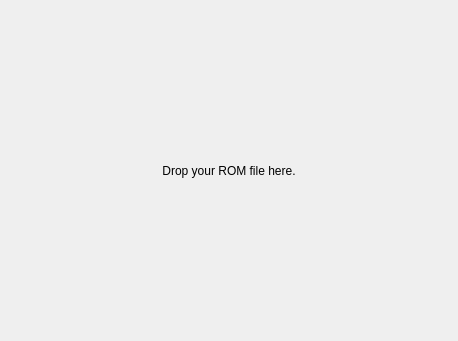
<?xml version="1.0" encoding="UTF-8"?>
<ui version="4.0">
 <class>ROMGlobalsWidget</class>
 <widget class="QWidget" name="ROMGlobalsWidget">
  <property name="geometry">
   <rect>
    <x>0</x>
    <y>0</y>
    <width>458</width>
    <height>341</height>
   </rect>
  </property>
  <property name="windowTitle">
   <string>Form</string>
  </property>
  <layout class="QGridLayout" name="gridLayout">
   <property name="leftMargin">
    <number>0</number>
   </property>
   <property name="topMargin">
    <number>0</number>
   </property>
   <property name="rightMargin">
    <number>0</number>
   </property>
   <property name="bottomMargin">
    <number>0</number>
   </property>
   <item row="0" column="0">
    <widget class="QStackedWidget" name="stackedWidget">
     <widget class="QWidget" name="page">
      <layout class="QGridLayout" name="gridLayout_2">
       <property name="leftMargin">
        <number>0</number>
       </property>
       <property name="topMargin">
        <number>0</number>
       </property>
       <property name="rightMargin">
        <number>0</number>
       </property>
       <property name="bottomMargin">
        <number>0</number>
       </property>
       <item row="0" column="0">
        <widget class="QLabel" name="label_2">
         <property name="text">
          <string>Drop your ROM file here.</string>
         </property>
         <property name="alignment">
          <set>Qt::AlignmentFlag::AlignCenter</set>
         </property>
        </widget>
       </item>
      </layout>
     </widget>
     <widget class="QWidget" name="page_2">
      <property name="minimumSize">
       <size>
        <width>440</width>
        <height>320</height>
       </size>
      </property>
      <layout class="QVBoxLayout" name="verticalLayout">
       <property name="leftMargin">
        <number>0</number>
       </property>
       <property name="topMargin">
        <number>0</number>
       </property>
       <property name="rightMargin">
        <number>0</number>
       </property>
       <property name="bottomMargin">
        <number>0</number>
       </property>
       <item>
        <widget class="QLabel" name="label">
         <property name="font">
          <font>
           <pointsize>24</pointsize>
          </font>
         </property>
         <property name="text">
          <string/>
         </property>
        </widget>
       </item>
       <item>
        <widget class="QTableView" name="tableView"/>
       </item>
      </layout>
     </widget>
    </widget>
   </item>
  </layout>
 </widget>
 <resources/>
 <connections/>
</ui>
